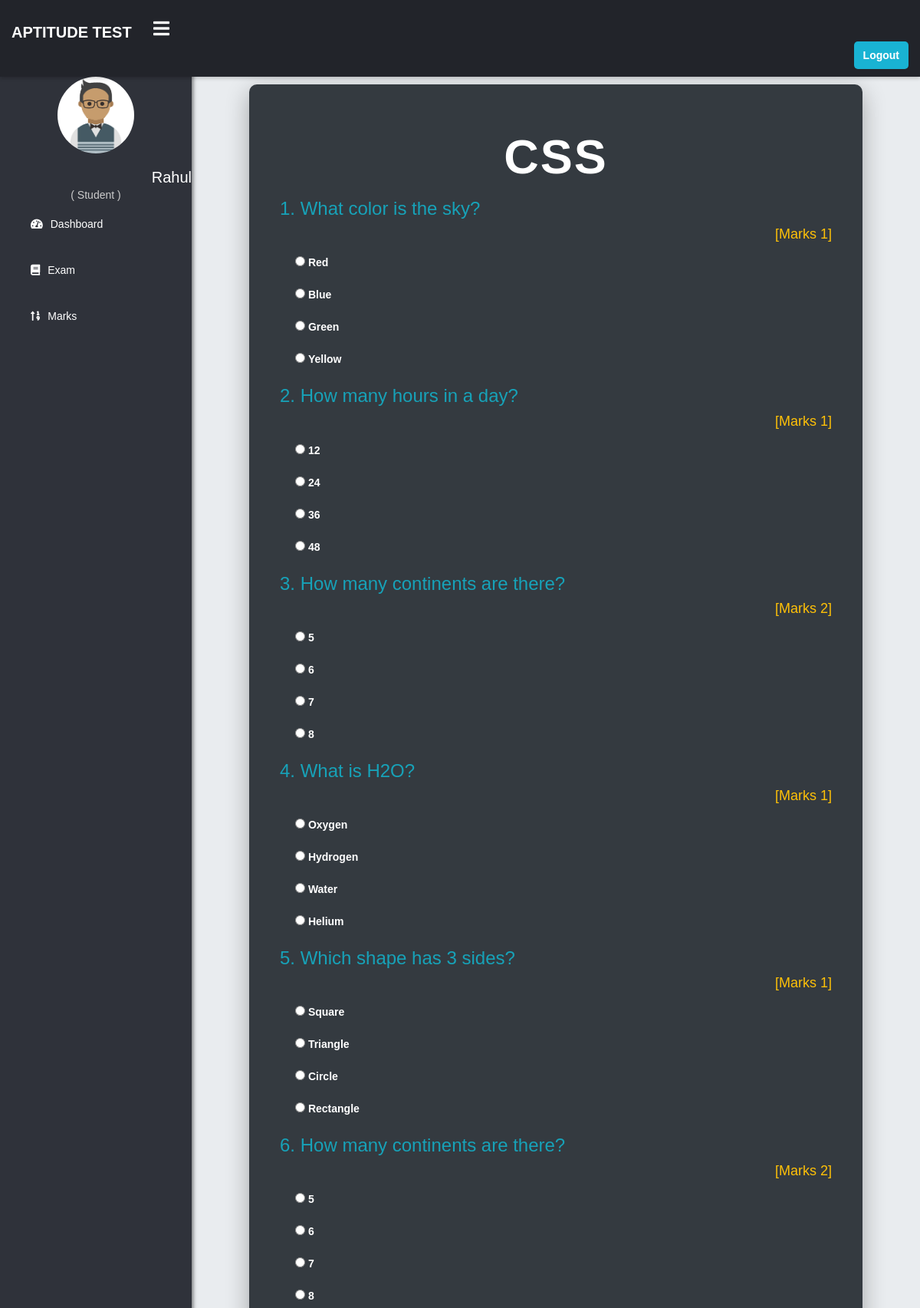
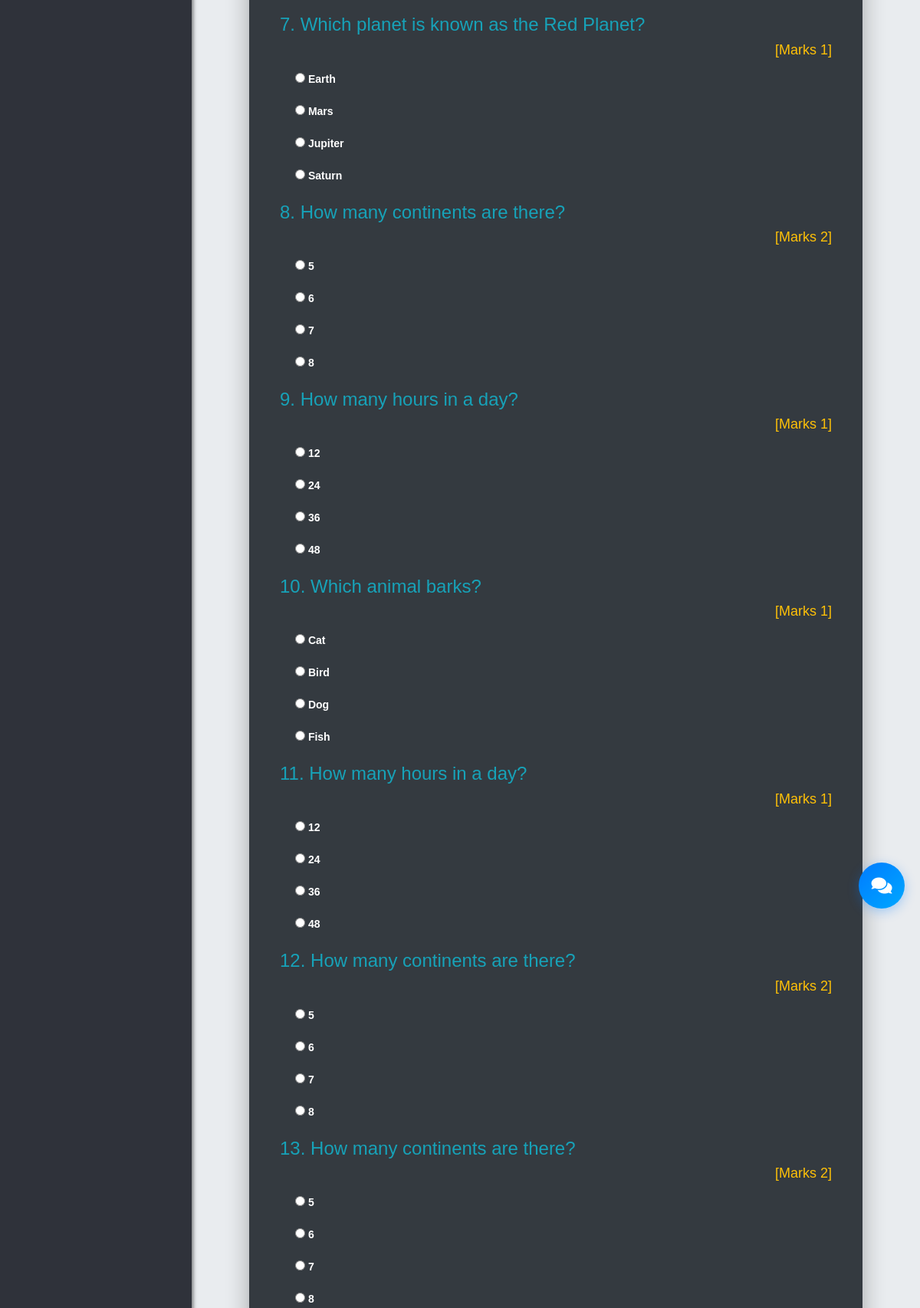
The page /student/start-exam/4 (signed in, upper part) on the database its author committed (2 pictures, top to bottom).
### quiz/models.py (models this page shows, shortened)
class Course(models.Model):
   course_name = models.CharField(max_length=50)
   question_number = models.PositiveIntegerField()
   total_marks = models.PositiveIntegerField()

class Question(models.Model):
    course=models.ForeignKey(Course,on_delete=models.CASCADE)
    marks=models.PositiveIntegerField()
    question=models.CharField(max_length=600)
    option1=models.CharField(max_length=200)
    option2=models.CharField(max_length=200)
    option3=models.CharField(max_length=200)
    option4=models.CharField(max_length=200)
    cat=(('Option1','Option1'),('Option2','Option2'),('Option3','Option3'),('Option4','Option4'))
    answer=models.CharField(max_length=200,choices=cat)

### student/views.py (the view)
# urls.py: path('start-exam/<int:pk>', views.start_exam_view,name='start-exam'),
@login_required(login_url='studentlogin')
@user_passes_test(is_student)
def start_exam_view(request,pk):
    course=QMODEL.Course.objects.get(id=pk)
    questions=QMODEL.Question.objects.all().filter(course=course)
    if request.method=='POST':
        pass
    response= render(request,'student/start_exam.html',{'course':course,'questions':questions})
    response.set_cookie('course_id',course.id)
    return response

### student/views.py (called while the page is built)
def is_student(user):
    return user.groups.filter(name='STUDENT').exists()

### templates/student/start_exam.html (shortened to what this page needs)
{% extends 'student/studentbase.html' %}
{% block content %}
{% load static %}
<head>
    <link href="//netdna.bootstrapcdn.com/bootstrap/3.0.0/css/bootstrap.min.css" rel="stylesheet" id="bootstrap-css">
</head>
<div class="jumbotron my-4">
    <form class="form" autocomplete="off" onsubmit="return saveAns()" action="/student/calculate-marks" method="POST">
        <h1>{{ course.course_name }}</h1>
        {% for q in questions %}
        <h3>{{ forloop.counter }}. {{ q.question }}</h3>
        <h4>[Marks {{ q.marks }}]</h4>
        <div class="form-check">
            <input class="form-check-input" type="radio" name="{{ forloop.counter }}" id="option{{ forloop.counter }}1" value="Option1">
            <label class="form-check-label" for="option{{ forloop.counter }}1">{{ q.option1 }}</label>
        </div>
        <div class="form-check">
            <input class="form-check-input" type="radio" name="{{ forloop.counter }}" id="option{{ forloop.counter }}2" value="Option2">
            <label class="form-check-label" for="option{{ forloop.counter }}2">{{ q.option2 }}</label>
        </div>
        <div class="form-check">
            <input class="form-check-input" type="radio" name="{{ forloop.counter }}" id="option{{ forloop.counter }}3" value="Option3">
            <label class="form-check-label" for="option{{ forloop.counter }}3">{{ q.option3 }}</label>
        </div>
        <div class="form-check">
            <input class="form-check-input" type="radio" name="{{ forloop.counter }}" id="option{{ forloop.counter }}4" value="Option4">
            <label class="form-check-label" for="option{{ forloop.counter }}4">{{ q.option4 }}</label>
        </div>
        {% endfor %}
    </form>
</div>
<br><br><br><br><br><br>
{% endblock content %}

### templates/student/studentbase.html (shortened to what this page needs)
<!DOCTYPE html>
{% load static %}
<html lang="en" dir="ltr">
<head>
    <link rel="stylesheet" href="https://cdnjs.cloudflare.com/ajax/libs/font-awesome/5.15.4/css/all.min.css">
    <link rel="stylesheet" href="{% static 'css/chatbot.css' %}">
</head>
<body>
    <header>
        <label for="check">
            <i style="left: 200px; margin-top: 5px;" class="fas fa-bars" id="sidebar_btn"></i>
        </label>
        <div class="left_area">
            <h3>Aptitude Test</h3>
        </div>
        <div class="right_area">
            <a href="/logout" class="logout_btn">Logout</a>
        </div>
    </header>
    <div class="sidebar">
        <center>
            <img src="{% static 'image/student.png' %}" class="profile_image" alt="">
            <h4>{{ request.user.first_name }}</h4>
            <h6>( Student )</h6>
        </center>
        <a href="/student/student-dashboard"><i class="fas fa-tachometer-alt"></i><span>Dashboard</span></a>
        <a href="/student/student-exam"><i class="fas fa-book"></i><span>Exam</span></a>
        <a href="/student/student-marks"><i class="fas fa-sort-numeric-up"></i><span>Marks</span></a>
    </div>
    <div class="content">
        <br><br><br>
        {% block content %}
        {% endblock content %}
        <br><br><br>
        {% include "quiz/footer.html" %}
    </div>
</body>
</html>

### templates/student/studentbase.html (style rules this page uses)
body { margin: 0; padding: 0; font-family: "Arial", sans-serif; background-color: #f4f4f4; color: #333; line-height: 1.6; }
header { position: fixed; background: #22242A; padding: 10px 15px; width: 100%; z-index: 1; box-shadow: 0 2px 5px rgba(0, 0, 0, 0.2); }
.left_area h3 { color: #fff; margin: 0; text-transform: uppercase; font-size: 20px; font-weight: 700; line-height: 1.2; }
.logout_btn { padding: 8px 12px; background: #19B3D3; text-decoration: none; float: right; border-radius: 5px; font-size: 14px; font-weight: 600; color: #fff; transition: background 0.3s, transform 0.3s; }
.sidebar { background: #2f323a; margin-top: 70px; padding-top: 30px; position: fixed; left: 0; width: 250px; height: 100%; transition: left 0.3s; box-shadow: 2px 0 5px rgba(0, 0, 0, 0.5); overflow-y: auto; }
.sidebar .profile_image { width: 100px; height: 100px; border-radius: 50%; margin-bottom: 10px; }
.sidebar h4 { color: #fff; margin: 10px 0 5px; font-size: 20px; }
.sidebar h6 { color: #ccc; margin: 0; font-size: 14px; }
.sidebar a { color: #fff; display: block; width: 100%; line-height: 60px; text-decoration: none; padding-left: 40px; box-sizing: border-box; transition: background 0.3s, padding-left 0.3s; }
.sidebar i { padding-right: 10px; transition: transform 0.3s; }
label #sidebar_btn { z-index: 1; color: #fff; position: fixed; cursor: pointer; left: 300px; font-size: 24px; margin: 5px 0; transition: color 0.3s; }
.content { margin-left: 250px; background: #e9ecef; height: 100vh; transition: margin-left 0.3s; padding: 20px; overflow-y: auto; }

### templates/student/start_exam.html (style rules this page uses)
body { background-color: #e9ecef; font-family: 'Arial', sans-serif; margin: 0; padding: 0; }
.jumbotron { background-color: #343a40; color: white; border-radius: 10px; padding: 40px; margin: 30px auto; box-shadow: 0 10px 30px rgba(0, 0, 0, 0.3); max-width: 800px; transition: transform 0.3s; }
h1 { text-align: center; margin-bottom: 20px; font-size: 2.5em; text-transform: uppercase; letter-spacing: 2px; font-weight: bold; }
h3 { color: #17a2b8; margin-top: 20px; margin-bottom: 10px; font-weight: 500; }
h4 { text-align: right; margin: 0; color: #ffc107; }
.form-check { margin: 15px 0; padding-left: 20px; }
.form-check-input { margin-right: 10px; }

### rows shown on the page
Course: course_name "CSS"
Question: question "What color is the sky?", marks "1", option1 "Red", option2 "Blue", option3 "Green", option4 "Yellow"
Question: question "How many hours in a day?", marks "1", option1 "12", option2 "24", option3 "36", option4 "48"
Question: question "How many continents are there?", marks "2", option1 "5", option2 "6", option3 "7", option4 "8"
Question: question "What is H2O?", marks "1", option1 "Oxygen", option2 "Hydrogen", option3 "Water", option4 "Helium"
Question: question "Which shape has 3 sides?", marks "1", option1 "Square", option2 "Triangle", option3 "Circle", option4 "Rectangle"
Question: question "How many continents are there?", marks "2", option1 "5", option2 "6", option3 "7", option4 "8"
Question: question "Which planet is known as the Red Planet?", marks "1", option1 "Earth", option2 "Mars", option3 "Jupiter", option4 "Saturn"
Question: question "How many continents are there?", marks "2", option1 "5", option2 "6", option3 "7", option4 "8"
Question: question "How many hours in a day?", marks "1", option1 "12", option2 "24", option3 "36", option4 "48"
Question: question "Which animal barks?", marks "1", option1 "Cat", option2 "Bird", option3 "Dog", option4 "Fish"
Question: question "How many hours in a day?", marks "1", option1 "12", option2 "24", option3 "36", option4 "48"
Question: question "How many continents are there?", marks "2", option1 "5", option2 "6", option3 "7", option4 "8"
Question: question "How many continents are there?", marks "2", option1 "5", option2 "6", option3 "7", option4 "8"

### other values the page prints
{{ request.user.first_name }} "Rahul"
